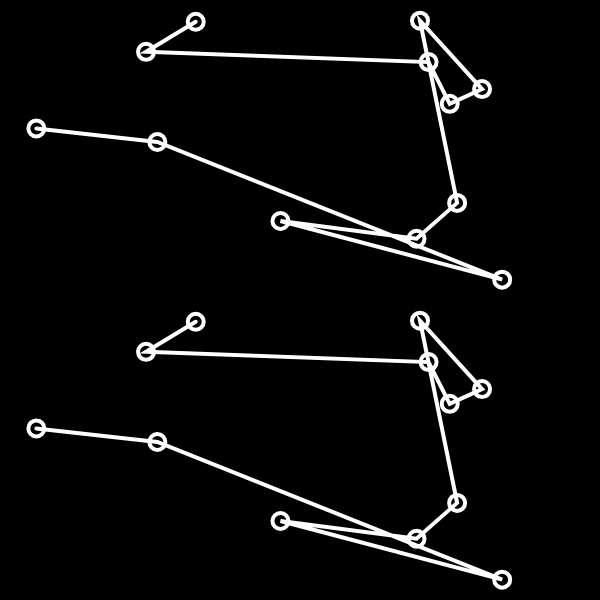
Frame 1 (no input)
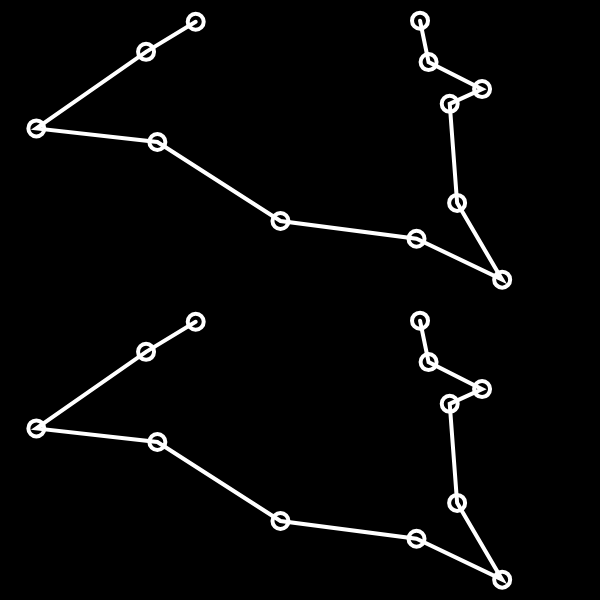
Frame 60 (no input)
Frame 120 (the mouse pressed at the canvas centre since frame 60): identical to frame 60, image omitted

The p5.js sketch that drew these frames (run headless with seeded random() and noise() and a simulated clock; from frame 60 on, the mouse is pressed at the canvas centre):

// p5.js sketch
// ── sketch.js
var cities = [];
var totalCities = 12;

var popSize = 500;
var population = [];
var fitness = [];

var recordDistance = Infinity;
var bestEver;
var currentBest;
var statusP;

function setup() {
  createCanvas(600, 600);
  var order = [];
  for (var i = 0; i < totalCities; i++) {
    var v = createVector(random(width), random(height / 2));
    cities[i] = v;
    order[i] = i;
  }

  for (var i = 0; i < popSize; i++) {
    population[i] = shuffle(order);
  }
  statusP = createP('').style('font-size', '32pt');
}

function draw() {
  background(0);

  // GA
  calculateFitness();
  normalizeFitness();
  nextGeneration();

  stroke(255);
  strokeWeight(4);
  noFill();
  beginShape();
  for (var i = 0; i < bestEver.length; i++) {
    var n = bestEver[i];
    vertex(cities[n].x, cities[n].y);
    ellipse(cities[n].x, cities[n].y, 16, 16);
  }
  endShape();

  translate(0, height / 2);
  stroke(255);
  strokeWeight(4);
  noFill();
  beginShape();
  for (var i = 0; i < currentBest.length; i++) {
    var n = currentBest[i];
    vertex(cities[n].x, cities[n].y);
    ellipse(cities[n].x, cities[n].y, 16, 16);
  }
  endShape();
}

// function shuffle(a, num) {
//   for (var i = 0; i < num; i++) {
//     var indexA = floor(random(a.length));
//     var indexB = floor(random(a.length));
//     swap(a, indexA, indexB);
//   }
// }


function swap(a, i, j) {
  var temp = a[i];
  a[i] = a[j];
  a[j] = temp;
}


function calcDistance(points, order) {
  var sum = 0;
  for (var i = 0; i < order.length - 1; i++) {
    var cityAIndex = order[i];
    var cityA = points[cityAIndex];
    var cityBIndex = order[i + 1];
    var cityB = points[cityBIndex];
    var d = dist(cityA.x, cityA.y, cityB.x, cityB.y);
    sum += d;
  }
  return sum;
}
// ── ga.js
function calculateFitness() {
  var currentRecord = Infinity;
  for (var i = 0; i < population.length; i++) {
    var d = calcDistance(cities, population[i]);
    if (d < recordDistance) {
      recordDistance = d;
      bestEver = population[i];
    }
    if (d < currentRecord) {
      currentRecord = d;
      currentBest = population[i];
    }
    fitness[i] = 1 / (pow(d, 8) + 1);
  }
}

function normalizeFitness() {
  var sum = 0;
  for (var i = 0; i < fitness.length; i++) {
    sum += fitness[i];
  }
  for (var i = 0; i < fitness.length; i++) {
    fitness[i] = fitness[i] / sum;;
  }
}

function nextGeneration() {
  var newPopulation = [];
  for (var i = 0; i < population.length; i++) {
    var orderA = pickOne(population, fitness);
    var orderB = pickOne(population, fitness);
    var order = crossOver(orderA, orderB);
    mutate(order, 0.01);
    newPopulation[i] = order;
  }
  population = newPopulation;

}

function pickOne(list, prob) {
  var index = 0;
  var r = random(1);

  while (r > 0) {
    r = r - prob[index];
    index++;
  }
  index--;
  return list[index].slice();
}

function crossOver(orderA, orderB) {
  var start = floor(random(orderA.length));
  var end = floor(random(start + 1, orderA.length));
  var neworder = orderA.slice(start, end);
  // var left = totalCities - neworder.length;
  for (var i = 0; i < orderB.length; i++) {
    var city = orderB[i];
    if (!neworder.includes(city)) {
      neworder.push(city);
    }
  }
  return neworder;
}


function mutate(order, mutationRate) {
  for (var i = 0; i < totalCities; i++) {
    if (random(1) < mutationRate) {
      var indexA = floor(random(order.length));
      var indexB = (indexA + 1) % totalCities;
      swap(order, indexA, indexB);
    }
  }
}
